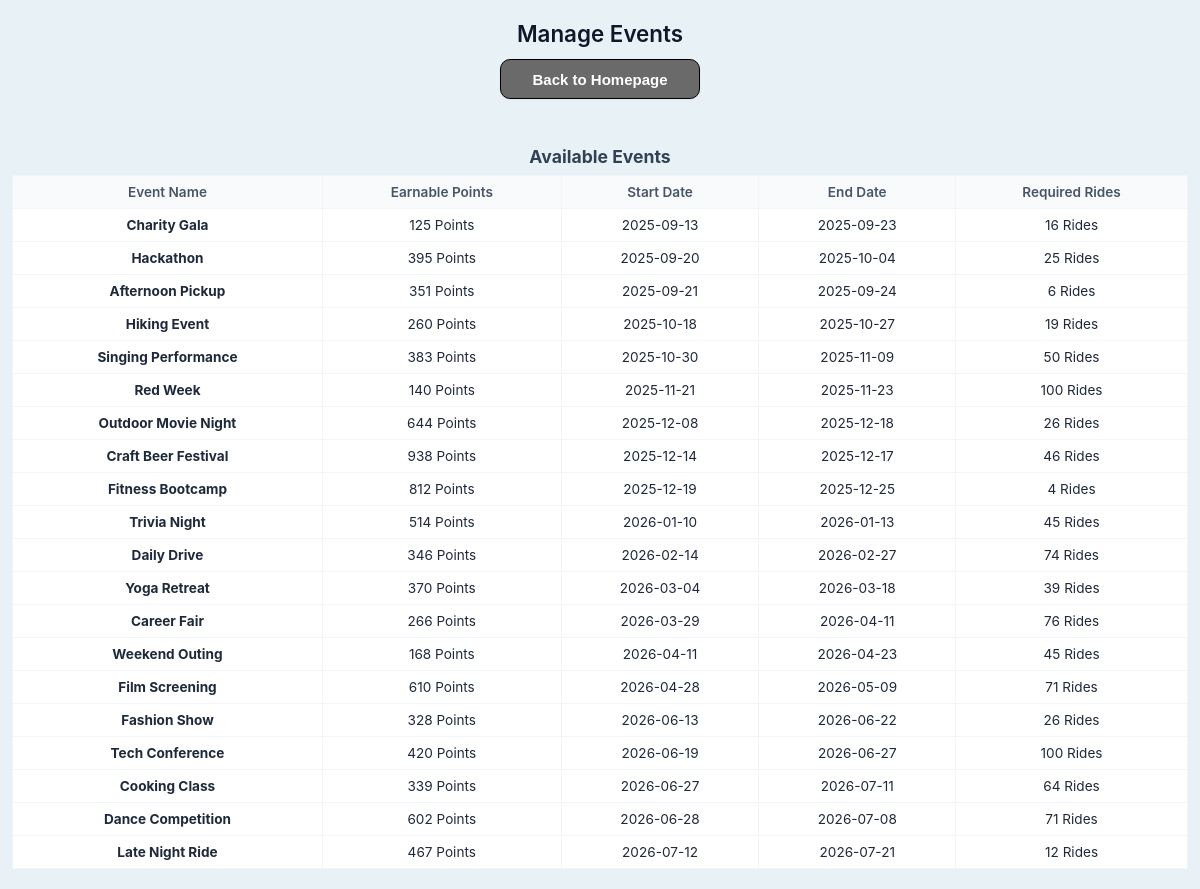
The app's page /EventPlanning.php with its own data.
### tables this page shows
CREATE TABLE `event` (
  `EventID` int(10) NOT NULL,
  `EventName` varchar(30) NOT NULL,
  `EventPoints` int(30) NOT NULL,
  `EventStartDate` date NOT NULL,
  `EventEndDate` date NOT NULL,
  `EventRequiredRide` int(20) NOT NULL
);

### EventPlanning.php (the view, shortened to what this page needs)
<?php
include 'dbconn.php';
$user_role = $_SESSION['role_id'] ?? 'guest' ;
$back_url = ($user_role === 4) ? 'RewardManagerHomepage.html' : 'index.php';
try{
    $events_result = $conn->query("SELECT EventID, EventName, EventPoints, EventStartDate, EventEndDate, EventRequiredRide FROM event ORDER BY EventStartDate ASC");
}catch (mysqli_sql_exception $e){
    die("Error fetching events: " . $e->getMessage());
}
?>
<!DOCTYPE html>
<html lang="en">
<head>
    <link rel="stylesheet" href="styleR.css">
</head>
<body>
    <h2>Manage Events</h2>
    <button type="button" class="backBtn" onclick="window.location.href='<?php echo htmlspecialchars($back_url); ?>';">Back to Homepage</button><br>
    <h3>Available Events</h3>
    <?php if ($events_result && $events_result->num_rows > 0): ?>
        <table border="1" cellpadding="8" cellspacing="0" width="80%">
            <thead>
                <tr>
                    <th>Event Name</th>
                    <th>Earnable Points</th>
                    <th>Start Date</th>
                    <th>End Date</th>
                    <th>Required Rides</th>
                </tr>
            </thead>
            <tbody>
                <?php while ($row = $events_result->fetch_assoc()): ?>
                    <tr>
                        <td><strong><?php echo htmlspecialchars($row['EventName']); ?></strong></td>
                        <td><?php echo number_format($row['EventPoints']); ?> Points</td>
                        <td><?php echo htmlspecialchars($row['EventStartDate']); ?></td>
                        <td><?php echo htmlspecialchars($row['EventEndDate']); ?></td>
                        <td><?php echo $row['EventRequiredRide']; ?> Rides</td>
                    </tr>
                <?php endwhile; ?>
            </tbody>
        </table>
    <?php else: ?>
        <p>No active events found at this time.</p>
    <?php endif; ?>
</body>
</html>

### styleR.css (style rules this page uses)
* { box-sizing: border-box; margin: 0; padding: 0; }
html, body { width: 100%; min-height: 100%; background-color: #e8f1f5; color: #1e293b; font-family: -apple-system, BlinkMacSystemFont, "Segoe UI", Roboto, Oxygen, Ubuntu, Cantarell, sans-serif; -webkit-text-size-adjust: 100%; -moz-text-size-adjust: 100%; -ms-text-size-adjust: 100%; text-size-adjust: 100%; }
body { padding: 20px 12px; }
h2 { color: #0f172a; font-weight: 600; font-size: 1.4rem; margin-bottom: 12px; text-align: center; }
h3 { color: #334155; font-size: 1.1rem; margin: 12px 0 8px 0; text-align: center; }
button, button[type="submit"], .baseBtn, .btn-action, .btn-nav, a.button-link { width: 280px; height: 50px !important; padding: 0 16px; font-size: 0.9rem; font-weight: 600; color: #1e293b; background-color: #ffffff; border: 1px solid #cbd5e1; border-radius: 6px; cursor: pointer; margin: 10px auto 15px auto !important; display: flex !important; align-items: center; justify-content: center; text-align: center; text-decoration: none; box-shadow: 0 1px 3px rgba(0, 0, 0, 0.05); transition: background-color 0.2s ease, border-color 0.2s ease; }
table { width: 100% !important; min-width: 480px; border-collapse: collapse; background-color: #ffffff; margin: 0 auto; }
th, td { border: 1px solid #f1f5f9; padding: 8px 12px; font-size: 0.85rem; text-align: center; }
th { background-color: #f8fafc; color: #475569; font-weight: 600; position: sticky; top: 0; z-index: 10; text-align: center; }
.backBtn, input[type="submit"].backBtn { width: 200px !important; height: 40px !important; display: inline-block; text-align: center; text-decoration: none; cursor: pointer; border-radius: 10px; border: 1px solid black; padding: 12px 24px; font-size: 15px; color: white; background-color: rgb(106, 106, 106); width: 75px; }

### records on screen
event: EventName "Charity Gala", EventPoints "125", EventStartDate "2025-09-13", EventEndDate "2025-09-23", EventRequiredRide "16"
event: EventName "Hackathon", EventPoints "395", EventStartDate "2025-09-20", EventEndDate "2025-10-04", EventRequiredRide "25"
event: EventName "Afternoon Pickup", EventPoints "351", EventStartDate "2025-09-21", EventEndDate "2025-09-24", EventRequiredRide "6"
event: EventName "Hiking Event", EventPoints "260", EventStartDate "2025-10-18", EventEndDate "2025-10-27", EventRequiredRide "19"
event: EventName "Singing Performance", EventPoints "383", EventStartDate "2025-10-30", EventEndDate "2025-11-09", EventRequiredRide "50"
event: EventName "Red Week", EventPoints "140", EventStartDate "2025-11-21", EventEndDate "2025-11-23", EventRequiredRide "100"
event: EventName "Outdoor Movie Night", EventPoints "644", EventStartDate "2025-12-08", EventEndDate "2025-12-18", EventRequiredRide "26"
event: EventName "Craft Beer Festival", EventPoints "938", EventStartDate "2025-12-14", EventEndDate "2025-12-17", EventRequiredRide "46"
event: EventName "Fitness Bootcamp", EventPoints "812", EventStartDate "2025-12-19", EventEndDate "2025-12-25", EventRequiredRide "4"
event: EventName "Trivia Night", EventPoints "514", EventStartDate "2026-01-10", EventEndDate "2026-01-13", EventRequiredRide "45"
event: EventName "Daily Drive", EventPoints "346", EventStartDate "2026-02-14", EventEndDate "2026-02-27", EventRequiredRide "74"
event: EventName "Yoga Retreat", EventPoints "370", EventStartDate "2026-03-04", EventEndDate "2026-03-18", EventRequiredRide "39"
event: EventName "Career Fair", EventPoints "266", EventStartDate "2026-03-29", EventEndDate "2026-04-11", EventRequiredRide "76"
event: EventName "Weekend Outing", EventPoints "168", EventStartDate "2026-04-11", EventEndDate "2026-04-23", EventRequiredRide "45"
event: EventName "Film Screening", EventPoints "610", EventStartDate "2026-04-28", EventEndDate "2026-05-09", EventRequiredRide "71"
event: EventName "Fashion Show", EventPoints "328", EventStartDate "2026-06-13", EventEndDate "2026-06-22", EventRequiredRide "26"
event: EventName "Tech Conference", EventPoints "420", EventStartDate "2026-06-19", EventEndDate "2026-06-27", EventRequiredRide "100"
event: EventName "Cooking Class", EventPoints "339", EventStartDate "2026-06-27", EventEndDate "2026-07-11", EventRequiredRide "64"
event: EventName "Dance Competition", EventPoints "602", EventStartDate "2026-06-28", EventEndDate "2026-07-08", EventRequiredRide "71"
event: EventName "Late Night Ride", EventPoints "467", EventStartDate "2026-07-12", EventEndDate "2026-07-21", EventRequiredRide "12"
